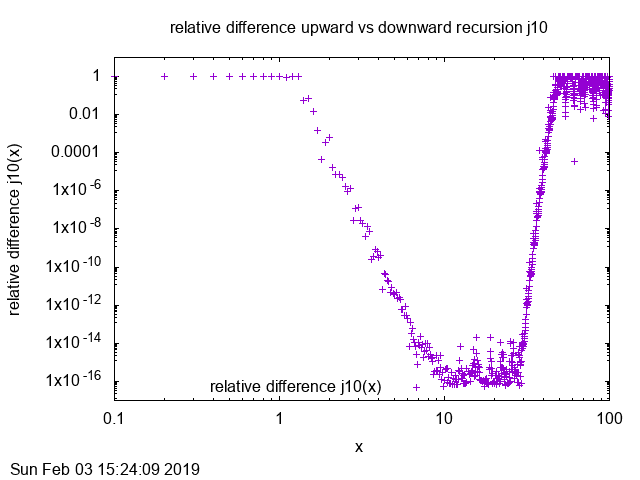

Recreate this plot in gnuplot.
set terminal x11
set title "relative difference upward vs downward recursion j10"
set xlabel "x"
set ylabel "relative difference j10(x)"

set key bottom left # move the key away from the lines

set timestamp # turn on a date/time indicator

set yrange[:10]

set term png
set output "PS1_3.png"

set log

plot "PS1_3.dat" using 1:5 title "relative difference j10(x)"
